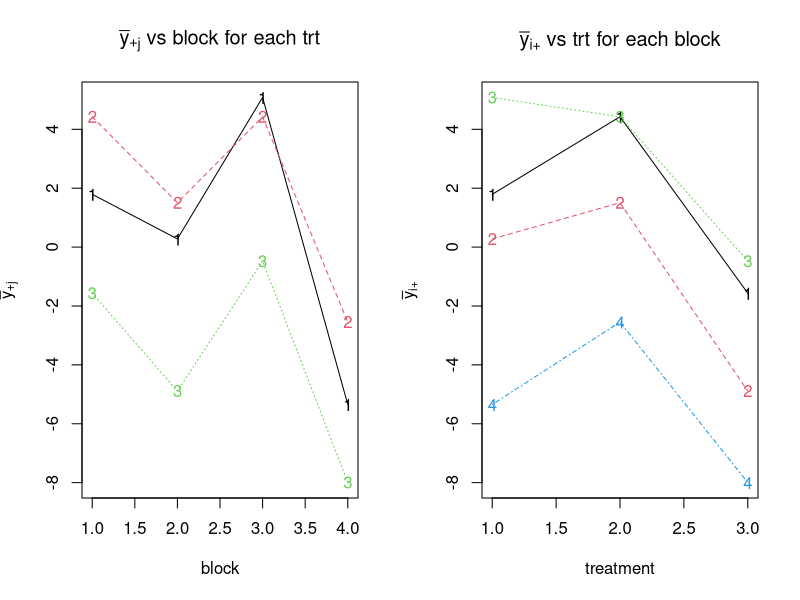
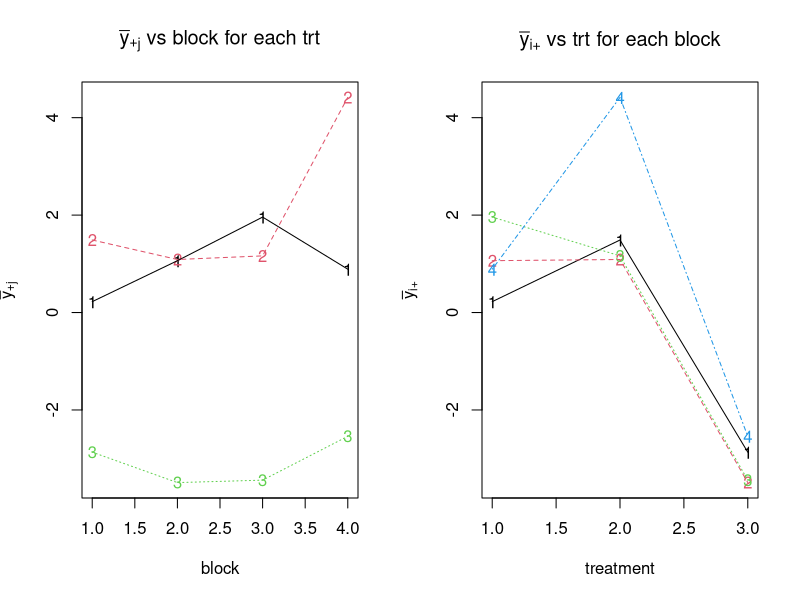
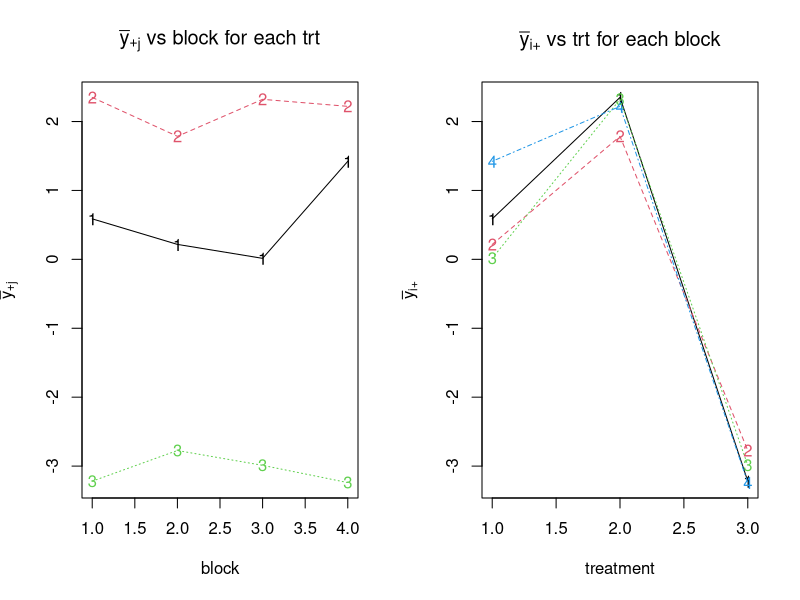

These charts were generated, in order, by the following R code:
######  Fixed effect models for randomized (complete) block design
# This code can also be used for the interaction plot for a balanced
#  2-factor factorial design

# alpha = vector of treatment effects
# beta = vector of block effects
# nrep = number of replications for each treatment within a block
#     (see Section 5.1.3 of Tamhane's book).
# mu = overall mean (default 0)
# sigma  = SD of E_{ij} (default 1)
# output: plot that checks for additivity (or no interaction)
rbd.interact <- function(alpha, beta, nrep, mu=0, sigma=1)
{ ntrt <- length(alpha)
b <- length(beta)
Xmeans <- matrix(NA, ncol=ntrt, nrow=b)
for (i in 1:ntrt)
{ for (j in 1:b)
{ cell.sample <- rnorm(nrep, mean=alpha[i]+beta[j], sd=sigma)
Xmeans[j,i] <- mean(cell.sample)
}
}
par(mfrow=c(1,2))
# ybar_{+j} vs block for each treatment
matplot(Xmeans,xlab="block",ylab=expression(bar(y)[+j]))
title(expression(bar(y)[+j] * " vs block for each trt"))
matlines(Xmeans)
# ybar_{i+} vs treatment for each block
matplot(t(Xmeans),xlab="treatment",ylab=expression(bar(y)[i*'+']))
title(expression(bar(y)[i*'+'] * " vs trt for each block"))
matlines(t(Xmeans))
}


## Try a few times to get an idea of variations
## and amount of deviation from parallel curves based on randomness in model.
set.seed(1234)
rbd.interact(c(1,2,-3), c(2,-1,3,-4), nrep=1)

rbd.interact(c(1,2,-3), c(0,0,0,0), nrep=1)
rbd.interact(c(1,2,-3), c(0,0,0,0), nrep=10)

# copy-and-paste these examples and try others on your own
# rbd.interact(c(1,1.5,-2.5), c(2,1,-1,-2), nrep=1)
#  Repeat with the up arrow in R console to see variations
#    for other replications with same inputs
#  How often do the curves cross (or are far from parallel)?
# rbd.interact(c(-1,0,1), c(2,0,0,-2), nrep=1)

# rbd.interact(c(1,3,-4), c(4,2,-2,-4), nrep=1)
#   treatment and block effects farther apart relative to sigma
#   so frequency of crossing curves should decrease
